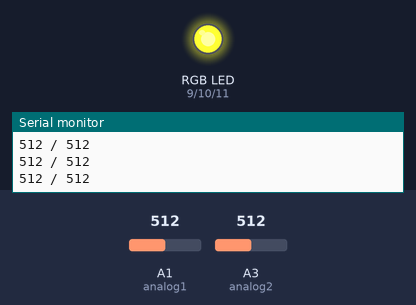
The sketch below on a simulated Arduino Uno, built with avr-gcc and run on an emulated ATmega328P. Parts: an RGB LED mixed from three pins (HIGH = lit), the last lines printed to the serial monitor. Inputs (shaded band) come from the test bench; at power-on: A3 (analog2) = 512, A1 (analog1) = 512.

Above: at 1.2 s.
1.3 s: A3 (analog2) set to 716
At 2.5 s:
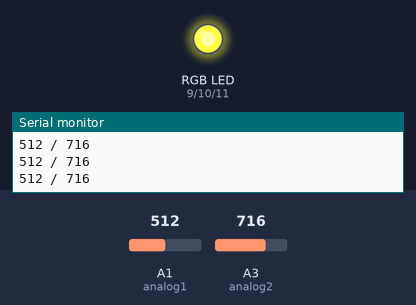
2.8 s: A1 (analog1) set to 0
At 3.7 s:
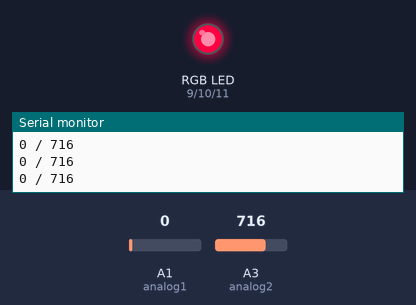
4.3 s: A3 (analog2) set to 900
At 4.8 s:
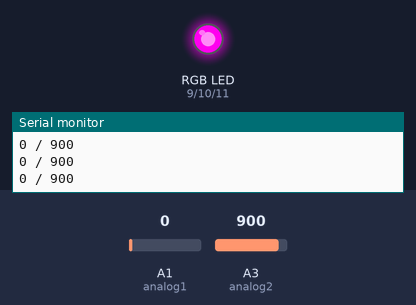
5.8 s: A1 (analog1) set to 1023
At 6.3 s:
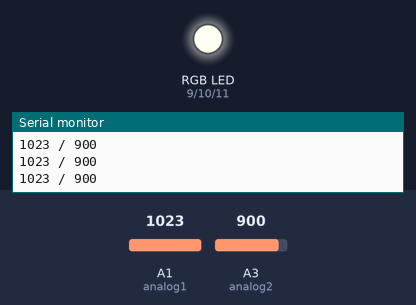
7.3 s: A3 (analog2) set to 0
At 8.5 s:
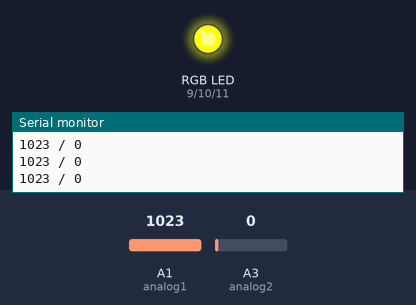
8.8 s: A1 (analog1) set to 0
At 9.4 s:
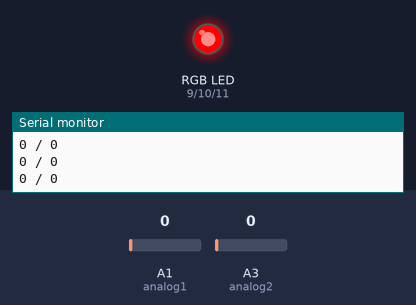
Timing chart, 0 to 11.3 s (numbered marks = the images above; inputs shaded):
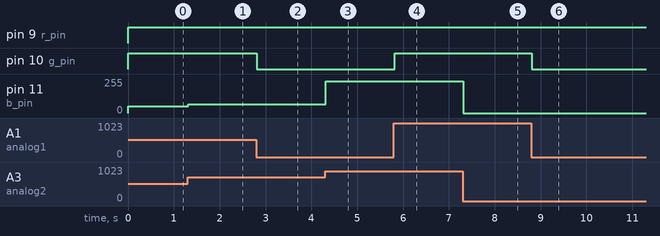

Measured:
- after the input at 1.3 s, pin 11 (b_pin): 51/255 → 67/255 at once
- after the input at 2.8 s, pin 10 (g_pin): HIGH → LOW at once
- after the input at 4.3 s, pin 11 (b_pin): 67/255 → 238/255 at once
- after the input at 5.8 s, pin 10 (g_pin): LOW → HIGH at once
- after the input at 7.3 s, pin 11 (b_pin): 238/255 → 0/255 at once
- after the input at 8.8 s, pin 10 (g_pin): HIGH → LOW at once

The sketch:

touchLight.ino
```cpp
//INPUT PINS
int analog1 = A1;
int analog2 = A3;

//OUTPUT PINS
int b_pin = 11;
int g_pin = 10;
int r_pin = 9;

void setup() {

  //SETUP PINS
  pinMode(analog1, INPUT);
  pinMode(analog2, INPUT);

  pinMode(r_pin, OUTPUT);
  pinMode(g_pin, OUTPUT);
  pinMode(b_pin, OUTPUT);

  //START SERIAL
  Serial.begin(9600);
}

void loop() {

  //GET AND PRINT READINGS
  int value1 = analogRead(analog1);
  int value2 = analogRead(analog2);
  Serial.print(value1);
  Serial.print(" / ");
  Serial.println(value2);

  //MAP IS USED TO RESCALE VALUES (FOR THE COLOURS)
  int newVal1 = map(value1, 0, 50, 0, 255);
  int newVal2 = map(value2, 0, 50, 0, 255);

  //FUNC TO SET THE RGB VALUES
  //because this led is an anode the 0-255 are flipped, so 255 is min
  set_rgb(255, newVal1, newVal2);


}

void set_rgb(int r_val, int g_val, int b_val){
  //SETTING EACH
  analogWrite(r_pin, r_val);
  analogWrite(g_pin, g_val);
  analogWrite(b_pin, b_val);
}
```
